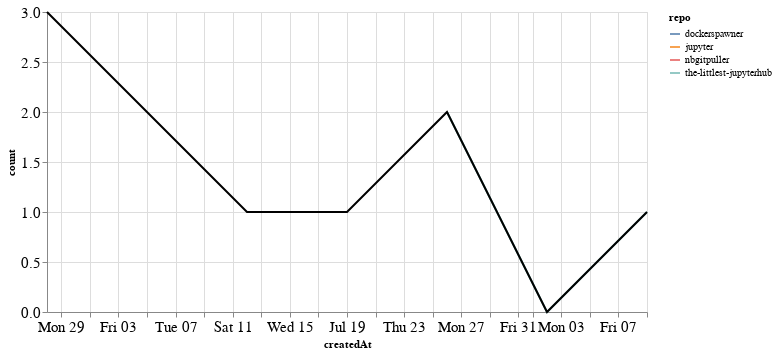

Notebook code for this chart:
### Markdown cell above
## PRs

### Code cell
prs_time = prs.groupby('repo').resample('W', on='createdAt').count()['author'].reset_index()
prs_time = prs_time.rename(columns={'author': 'count'})
prs_time_total = prs_time.groupby('createdAt').agg({"count": "sum"}).reset_index()

ch1 = alt.Chart(prs_time, width=600).mark_line().encode(
    x='createdAt',
    y='count',
    color='repo',
    tooltip="repo"
)

ch2 = alt.Chart(prs_time_total, width=600).mark_line(color="black").encode(
    x='createdAt',
    y='count',
)

ch1 + ch2

### Figure 1 — Vega-Lite specification as saved in the notebook (floating-point values rounded to 4 significant figures)
{"config": {"axisLeft": {"labelFontSize": 15}, "axisBottom": {"labelFontSize": 15}}, "layer": [{"data": {"name": "data-bbe364465f01248a9f8a6354aa3e7d97"}, "mark": "line", "encoding": {"color": {"type": "nominal", "field": "repo"}, "tooltip": {"type": "nominal", "field": "repo"}, "x": {"type": "temporal", "field": "createdAt"}, "y": {"type": "quantitative", "field": "count"}}, "width": 600}, {"data": {"name": "data-0dafa290e113de67717ce7c0fcd2427a"}, "mark": {"type": "line", "color": "black"}, "encoding": {"x": {"type": "temporal", "field": "createdAt"}, "y": {"type": "quantitative", "field": "count"}}, "width": 600}], "$schema": "https://vega.github.io/schema/vega-lite/v4.8.1.json", "datasets": {"data-bbe364465f01248a9f8a6354aa3e7d97": [{"repo": "dockerspawner", "createdAt": "2020-06-28T00:00:00", "count": 3}, {"repo": "jupyter", "createdAt": "2020-07-05T00:00:00", "count": 2}, {"repo": "nbgitpuller", "createdAt": "2020-07-12T00:00:00", "count": 1}, {"repo": "nbgitpuller", "createdAt": "2020-07-19T00:00:00", "count": 1}, {"repo": "the-littlest-jupyterhub", "createdAt": "2020-07-26T00:00:00", "count": 2}, {"repo": "the-littlest-jupyterhub", "createdAt": "2020-08-02T00:00:00", "count": 0}, {"repo": "the-littlest-jupyterhub", "createdAt": "2020-08-09T00:00:00", "count": 1}], "data-0dafa290e113de67717ce7c0fcd2427a": [{"createdAt": "2020-06-28T00:00:00", "count": 3}, {"createdAt": "2020-07-05T00:00:00", "count": 2}, {"createdAt": "2020-07-12T00:00:00", "count": 1}, {"createdAt": "2020-07-19T00:00:00", "count": 1}, {"createdAt": "2020-07-26T00:00:00", "count": 2}, {"createdAt": "2020-08-02T00:00:00", "count": 0}, {"createdAt": "2020-08-09T00:00:00", "count": 1}]}}
